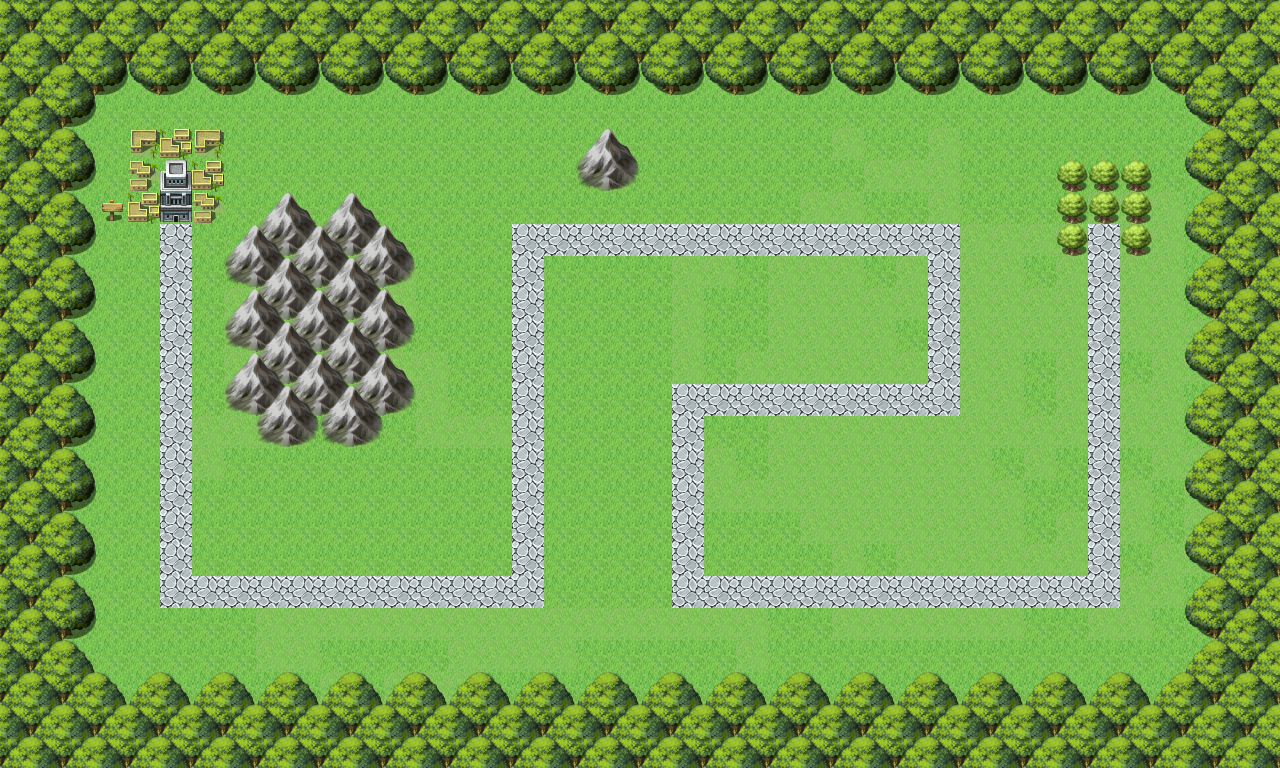

Below is a game level as drawn by its tile map, then a one-line description and the .tmx that defines it (tile-layer data replaced by summaries):
An orthogonal 40x24 tile map with 32x32 px tiles, 4 tile layers (Base, Mountain, City, Forest), 3 tilesets and 437 objects.

<map version="1.0" orientation="orthogonal" renderorder="left-down" width="40" height="24" tilewidth="32" tileheight="32" nextobjectid="513">
 <tileset firstgid="1" name="Terrain" tilewidth="32" tileheight="32" tilecount="128" columns="8">
  <image source="Outside_A5.png" trans="000000" width="256" height="512" />
 </tileset>
 <tileset firstgid="129" name="Misc" tilewidth="32" tileheight="32" tilecount="256" columns="16">
  <image source="World_B.png" width="512" height="512" />
 </tileset>
 <tileset firstgid="385" name="Outside_B" tilewidth="32" tileheight="32" tilecount="256" columns="16">
  <image source="Outside_B.png" width="512" height="512" />
 </tileset>
 <layer name="Base" width="40" height="24">
  <data>[960 cells, 960 non-empty, 2 distinct tile ids]</data>
 </layer>
 <layer name="Mountain" width="40" height="24">
  <data>[960 cells, 385 non-empty, 7 distinct tile ids]</data>
 </layer>
 <layer name="City" width="40" height="24">
  <data>[960 cells, 108 non-empty, 9 distinct tile ids]</data>
 </layer>
 <layer name="Forest" width="40" height="24">
  <data>[960 cells, 396 non-empty, 11 distinct tile ids]</data>
 </layer>
 <objectgroup name="Mountain">
  <object id="20" x="224" y="224" width="192" height="192" />
  <object id="21" x="256" y="416" width="128" height="32" />
  <object id="22" x="256" y="192" width="128" height="32" />
  <object id="63" x="576" y="128" width="64" height="64" />
 </objectgroup>
 <objectgroup name="Terrain">
  <object id="30" x="96" y="96" width="1088" height="128" />
  <object id="31" x="192" y="224" width="320" height="352" />
  <object id="32" x="544" y="256" width="384" height="128" />
  <object id="33" x="960" y="224" width="128" height="192" />
  <object id="36" x="704" y="416" width="384" height="160" />
  <object id="37" x="96" y="608" width="1088" height="64" />
  <object id="38" x="1120" y="224" width="64" height="384" />
  <object id="40" x="544" y="384" width="128" height="224" />
  <object id="41" x="96" y="224" width="64" height="384" />
 </objectgroup>
 <objectgroup name="City">
  <object id="43" x="128" y="128" width="96" height="96" />
 </objectgroup>
 <objectgroup name="Forest">
  <object id="44" x="1056" y="160" width="96" height="64" />
  <object id="45" x="1056" y="224" width="32" height="32" />
  <object id="46" x="1120" y="224" width="32" height="32" />
 </objectgroup>
 <objectgroup name="PlantArea">
  <object id="71" x="96" y="224" width="32" height="32" />
  <object id="72" x="128" y="224" width="32" height="32" />
  <object id="73" x="192" y="224" width="32" height="32" />
  <object id="74" x="96" y="256" width="32" height="32" />
  <object id="75" x="128" y="256" width="32" height="32" />
  <object id="76" x="192" y="256" width="32" height="32" />
  <object id="77" x="96" y="288" width="32" height="32" />
  <object id="78" x="128" y="288" width="32" height="32" />
  <object id="79" x="192" y="288" width="32" height="32" />
  <object id="80" x="96" y="320" width="32" height="32" />
  <object id="81" x="128" y="320" width="32" height="32" />
  <object id="82" x="192" y="320" width="32" height="32" />
  <object id="83" x="96" y="352" width="32" height="32" />
  <object id="84" x="128" y="352" width="32" height="32" />
  <object id="86" x="192" y="352" width="32" height="32" />
  <object id="87" x="96" y="384" width="32" height="32" />
  <object id="88" x="128" y="384" width="32" height="32" />
  <object id="89" x="192" y="384" width="32" height="32" />
  <object id="90" x="96" y="416" width="32" height="32" />
  <object id="91" x="128" y="416" width="32" height="32" />
  <object id="92" x="192" y="416" width="32" height="32" />
  <object id="93" x="224" y="416" width="32" height="32" />
  <object id="94" x="96" y="448" width="32" height="32" />
  <object id="95" x="128" y="448" width="32" height="32" />
  <object id="96" x="192" y="448" width="32" height="32" />
  <object id="97" x="96" y="480" width="32" height="32" />
  <object id="98" x="128" y="480" width="32" height="32" />
  <object id="99" x="96" y="512" width="32" height="32" />
  <object id="100" x="96" y="544" width="32" height="32" />
  <object id="101" x="96" y="576" width="32" height="32" />
  <object id="102" x="96" y="608" width="32" height="32" />
  <object id="103" x="96" y="640" width="32" height="32" />
  <object id="104" x="128" y="512" width="32" height="32" />
  <object id="105" x="128" y="544" width="32" height="32" />
  <object id="106" x="128" y="576" width="32" height="32" />
  <object id="107" x="128" y="608" width="32" height="32" />
  <object id="108" x="128" y="640" width="32" height="32" />
  <object id="109" x="192" y="480" width="32" height="32" />
  <object id="110" x="224" y="448" width="32" height="32" />
  <object id="111" x="256" y="448" width="32" height="32" />
  <object id="113" x="160" y="608" width="32" height="32" />
  <object id="114" x="160" y="640" width="32" height="32" />
  <object id="115" x="192" y="608" width="32" height="32" />
  <object id="116" x="192" y="512" width="32" height="32" />
  <object id="117" x="192" y="640" width="32" height="32" />
  <object id="118" x="192" y="544" width="32" height="32" />
  <object id="119" x="224" y="480" width="32" height="32" />
  <object id="120" x="224" y="512" width="32" height="32" />
  <object id="121" x="224" y="544" width="32" height="32" />
  <object id="122" x="224" y="608" width="32" height="32" />
  <object id="123" x="224" y="640" width="32" height="32" />
  <object id="124" x="256" y="480" width="32" height="32" />
  <object id="125" x="256" y="512" width="32" height="32" />
  <object id="126" x="256" y="544" width="32" height="32" />
  <object id="127" x="256" y="608" width="32" height="32" />
  <object id="128" x="256" y="640" width="32" height="32" />
  <object id="129" x="288" y="448" width="32" height="32" />
  <object id="130" x="288" y="480" width="32" height="32" />
  <object id="131" x="288" y="512" width="32" height="32" />
  <object id="132" x="288" y="544" width="32" height="32" />
  <object id="133" x="288" y="608" width="32" height="32" />
  <object id="134" x="288" y="640" width="32" height="32" />
  <object id="135" x="320" y="448" width="32" height="32" />
  <object id="136" x="320" y="480" width="32" height="32" />
  <object id="137" x="320" y="512" width="32" height="32" />
  <object id="138" x="320" y="544" width="32" height="32" />
  <object id="139" x="320" y="608" width="32" height="32" />
  <object id="140" x="320" y="640" width="32" height="32" />
  <object id="141" x="352" y="448" width="32" height="32" />
  <object id="142" x="352" y="480" width="32" height="32" />
  <object id="143" x="352" y="512" width="32" height="32" />
  <object id="144" x="352" y="544" width="32" height="32" />
  <object id="145" x="352" y="608" width="32" height="32" />
  <object id="146" x="352" y="640" width="32" height="32" />
  <object id="147" x="384" y="416" width="32" />
  <object id="148" x="384" y="416" width="32" height="32" />
  <object id="149" x="384" y="448" width="32" height="32" />
  <object id="150" x="384" y="480" width="32" height="32" />
  <object id="151" x="384" y="512" width="32" height="32" />
  <object id="152" x="384" y="544" width="32" height="32" />
  <object id="156" x="384" y="608" width="32" height="32" />
  <object id="157" x="384" y="640" width="32" height="32" />
  <object id="158" x="416" y="608" width="32" height="32" />
  <object id="159" x="416" y="640" width="32" height="32" />
  <object id="160" x="448" y="608" width="32" height="32" />
  <object id="161" x="448" y="640" width="32" height="32" />
  <object id="162" x="480" y="608" width="32" height="32" />
  <object id="163" x="480" y="640" width="32" height="32" />
  <object id="164" x="416" y="544" width="32" height="32" />
  <object id="165" x="448" y="544" width="32" height="32" />
  </objectgroup>
</map>
<!-- 330 of 437 objects omitted -->
